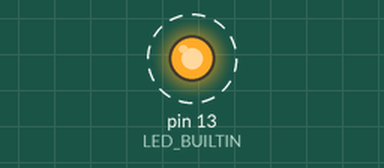
Simulated run of this sketch. Board: Arduino Uno, built with avr-gcc and run on an emulated ATmega328P. On the bench: output pins drawn as LEDs (lit = HIGH). Dashed ring = blinking. At 30.0 s the program stops and its outputs stay as they are.

Above: at 0.1 s.
Timing chart, 0 to 3.0 s (numbered marks = the images above):
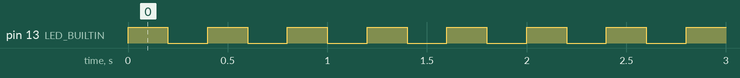

The sketch:

Blink_of_an_Eye.ino
```cpp
void setup() {
  pinMode(LED_BUILTIN, OUTPUT);
}

void loop() {
  unsigned long startTime = millis();
  unsigned long duration = 30000; // 0.5 minute in milliseconds

  while (millis() - startTime < duration) {
    digitalWrite(LED_BUILTIN, HIGH);
    delay(200); // 200 ms on
    digitalWrite(LED_BUILTIN, LOW);
    delay(200); // 200 ms off
  }

  // Optional: turn LED off and stop further blinking
  digitalWrite(LED_BUILTIN, LOW);
  while (true); // stop looping
}
```

Measured:
- by itself, pin 13 (LED_BUILTIN): alternates HIGH for 0.20 s and LOW for 0.20 s, 150 changes in all, then stays LOW
